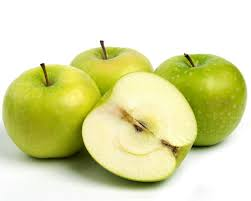
#> input picture apple.jpeg, 251 x 201 px
$ jupyter execute --allow-errors task_01.ipynb   (older library calls are emulated)
#> lines starting #> are read from the running program, lines starting #| are printed output that depends on the picture; after the words box and inside, x2 and y2 are one past the last pixel; in counts of white or black regions, pixels touching at a corner belong together
[cell 1]
import cv2
import numpy as np

[cell 2]
apple = cv2.imread('apple.jpeg')
#> apple is the input picture: shape (201, 251, 3); mean B, G, R 167.5, 221.3, 219.5
sport_car = cv2.imread('sport_car.jpeg')

[cell 3]
gray_apple = cv2.cvtColor(apple, cv2.COLOR_BGR2GRAY)
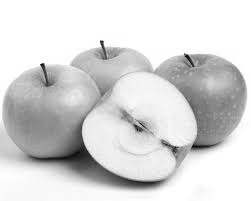
#> gray_apple: shape (201, 251); min 2, max 255, mean 214.6
#> (the rest of this cell did not finish here and is left out)

[cell 4]
sobelx = cv2.Sobel(gray_apple, cv2.CV_64F, 1, 0, ksize=3)
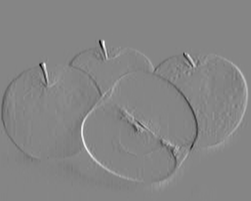
#> sobelx: shape (201, 251) float64; min -857, max 780, mean 0.3; drawn with min black and max white
sobely = cv2.Sobel(gray_apple, cv2.CV_64F, 0, 1, ksize=3)
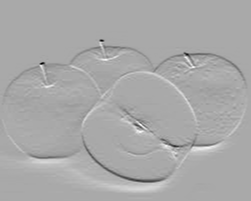
#> sobely: shape (201, 251) float64; min -905, max 459, mean -0.1; drawn with min black and max white
sobel_apple = sobelx + sobely
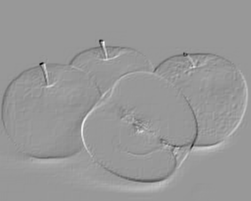
#> sobel_apple: shape (201, 251) float64; min -1248, max 844, mean 0.2; drawn with min black and max white

#> (a cell that did not finish here is left out)

[cell 6]
cv2.imshow('sobel_apple', sobel_apple)
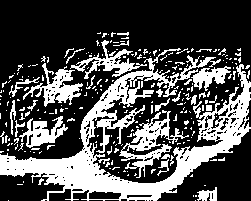
#> window 'sobel_apple': shape (201, 251); 31.5% white; 249 white regions (218 under 20 px), largest, box (x1, y1, x2, y2) and area: (0, 48, 251, 201) 9367, (119, 110, 189, 178) 1296, (23, 63, 83, 107) 918
#> (the rest of this cell did not finish here and is left out)

[cell 7]
canny_apple = cv2.Canny(gray_apple, 50, 150)
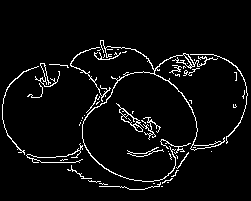
#> canny_apple: shape (201, 251); 4.8% white in thin lines or dots, all inside (x1, y1, x2, y2) = (2, 40, 248, 190)
#> (the rest of this cell did not finish here and is left out)

[cell 8]
cv2.imshow('canny_apple', canny_apple)
#> (the rest of this cell did not finish here and is left out)

[cell 9]
roberts_kernel_x = np.array([[1, 0], [0, -1]], dtype=int)
roberts_kernel_y = np.array([[0, 1], [-1, 0]], dtype=int)

[cell 10]
robertsx = cv2.filter2D(gray_apple, -1, roberts_kernel_x)
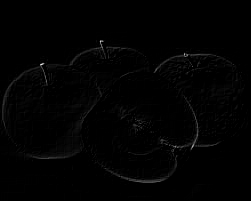
#> robertsx: shape (201, 251); min 0, max 240, mean 2.1
robertsy = cv2.filter2D(gray_apple, -1, roberts_kernel_y)
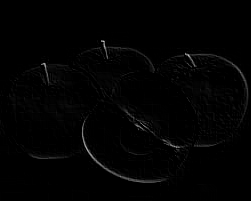
#> robertsy: shape (201, 251); min 0, max 197, mean 2.4
roberts_apple = robertsx + robertsy
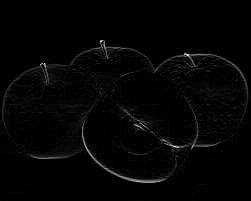
#> roberts_apple: shape (201, 251); min 0, max 240, mean 4.5
